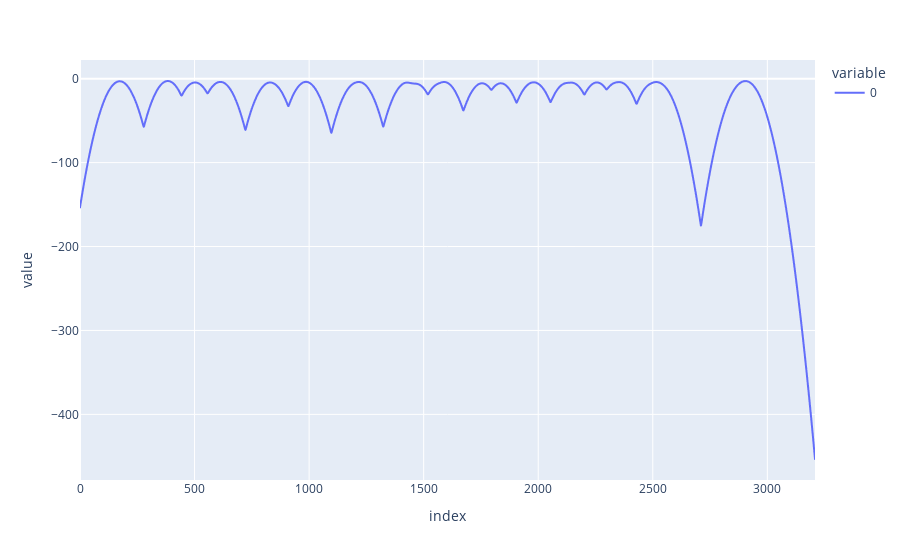
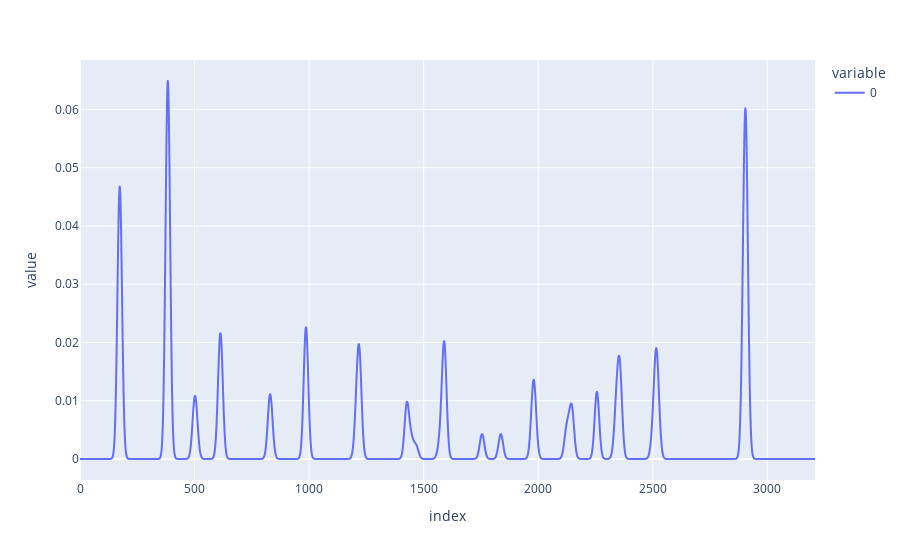

Notebook code cell kept with these figures, in order:
### Code cell
import plotly.express as px
import numpy as np

px.line(log_density).show()
px.line(np.exp(log_density)).show()

### Figure 1 — Plotly figure (JSON) as saved in the notebook; plotly's stock layout.template omitted (floating-point values rounded to 4 significant figures; data arrays with more than 128 entries replaced by an {"elided": "..."} marker saying what was removed)
{"data": [{"hovertemplate": "variable=0<br>index=%{x}<br>value=%{y}<extra></extra>", "legendgroup": "0", "line": {"color": "#636efa", "dash": "solid"}, "marker": {"symbol": "circle"}, "mode": "lines", "name": "0", "showlegend": true, "type": "scattergl", "x": {"elided": "3209 int values"}, "xaxis": "x", "y": {"elided": "3209 float values"}, "yaxis": "y"}], "layout": {"legend": {"title": {"text": "variable"}, "tracegroupgap": 0}, "margin": {"t": 60}, "xaxis": {"anchor": "y", "domain": [0, 1], "title": {"text": "index"}}, "yaxis": {"anchor": "x", "domain": [0, 1], "title": {"text": "value"}}}}

### Figure 2 — Plotly figure (JSON) as saved in the notebook; plotly's stock layout.template omitted (floating-point values rounded to 4 significant figures; data arrays with more than 128 entries replaced by an {"elided": "..."} marker saying what was removed)
{"data": [{"hovertemplate": "variable=0<br>index=%{x}<br>value=%{y}<extra></extra>", "legendgroup": "0", "line": {"color": "#636efa", "dash": "solid"}, "marker": {"symbol": "circle"}, "mode": "lines", "name": "0", "showlegend": true, "type": "scattergl", "x": {"elided": "3209 int values"}, "xaxis": "x", "y": {"elided": "3209 float values"}, "yaxis": "y"}], "layout": {"legend": {"title": {"text": "variable"}, "tracegroupgap": 0}, "margin": {"t": 60}, "xaxis": {"anchor": "y", "domain": [0, 1], "title": {"text": "index"}}, "yaxis": {"anchor": "x", "domain": [0, 1], "title": {"text": "value"}}}}
